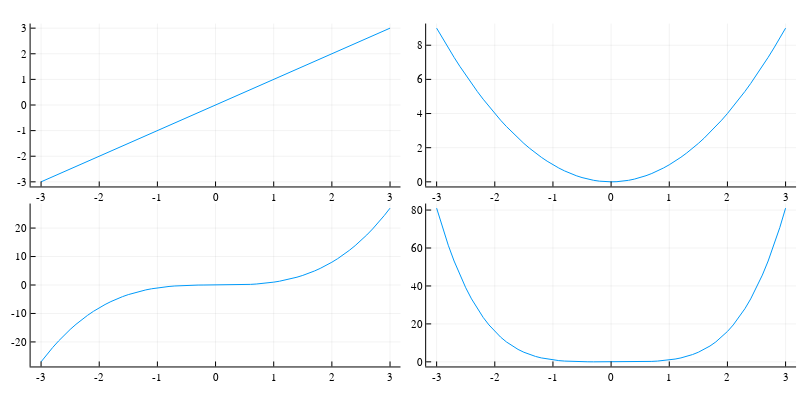

Notebook cell for this chart:
### Code cell
plot(scatter!(y = [1.0, 4.0, 9.0]))

### Figure 1 — Plotly figure (JSON) as saved in the notebook; plotly's stock layout.template omitted (floating-point values rounded to 4 significant figures)
{"data": [{"colorbar": {"title": ""}, "legendgroup": "y1", "line": {"color": "rgba(0, 154, 250, 1.000)", "dash": "solid", "shape": "linear", "width": 1}, "mode": "lines", "name": "y1", "showlegend": true, "type": "scatter", "x": [-3, -2.9, -2.8, -2.7, -2.6, -2.5, -2.4, -2.3, -2.2, -2.1, -2, -1.9, -1.8, -1.7, -1.6, -1.5, -1.4, -1.3, -1.2, -1.1, -1, -0.9, -0.8, -0.7, -0.6, -0.5, -0.4, -0.3, -0.2, -0.1, 0, 0.1, 0.2, 0.3, 0.4, 0.5, 0.6, 0.7, 0.8, 0.9, 1, 1.1, 1.2, 1.3, 1.4, 1.5, 1.6, 1.7, 1.8, 1.9, 2, 2.1, 2.2, 2.3, 2.4, 2.5, 2.6, 2.7, 2.8, 2.9, 3], "xaxis": "x1", "y": [-3, -2.9, -2.8, -2.7, -2.6, -2.5, -2.4, -2.3, -2.2, -2.1, -2, -1.9, -1.8, -1.7, -1.6, -1.5, -1.4, -1.3, -1.2, -1.1, -1, -0.9, -0.8, -0.7, -0.6, -0.5, -0.4, -0.3, -0.2, -0.1, 0, 0.1, 0.2, 0.3, 0.4, 0.5, 0.6, 0.7, 0.8, 0.9, 1, 1.1, 1.2, 1.3, 1.4, 1.5, 1.6, 1.7, 1.8, 1.9, 2, 2.1, 2.2, 2.3, 2.4, 2.5, 2.6, 2.7, 2.8, 2.9, 3], "yaxis": "y1", "zmax": null, "zmin": null}, {"colorbar": {"title": ""}, "legendgroup": "y1", "line": {"color": "rgba(0, 154, 250, 1.000)", "dash": "solid", "shape": "linear", "width": 1}, "mode": "lines", "name": "y1", "showlegend": true, "type": "scatter", "x": [-3, -2.9, -2.8, -2.7, -2.6, -2.5, -2.4, -2.3, -2.2, -2.1, -2, -1.9, -1.8, -1.7, -1.6, -1.5, -1.4, -1.3, -1.2, -1.1, -1, -0.9, -0.8, -0.7, -0.6, -0.5, -0.4, -0.3, -0.2, -0.1, 0, 0.1, 0.2, 0.3, 0.4, 0.5, 0.6, 0.7, 0.8, 0.9, 1, 1.1, 1.2, 1.3, 1.4, 1.5, 1.6, 1.7, 1.8, 1.9, 2, 2.1, 2.2, 2.3, 2.4, 2.5, 2.6, 2.7, 2.8, 2.9, 3], "xaxis": "x2", "y": [9, 8.41, 7.84, 7.29, 6.76, 6.25, 5.76, 5.29, 4.84, 4.41, 4, 3.61, 3.24, 2.89, 2.56, 2.25, 1.96, 1.69, 1.44, 1.21, 1, 0.81, 0.64, 0.49, 0.36, 0.25, 0.16, 0.09, 0.04, 0.01, 0, 0.01, 0.04, 0.09, 0.16, 0.25, 0.36, 0.49, 0.64, 0.81, 1, 1.21, 1.44, 1.69, 1.96, 2.25, 2.56, 2.89, 3.24, 3.61, 4, 4.41, 4.84, 5.29, 5.76, 6.25, 6.76, 7.29, 7.84, 8.41, 9], "yaxis": "y2", "zmax": null, "zmin": null}, {"colorbar": {"title": ""}, "legendgroup": "y1", "line": {"color": "rgba(0, 154, 250, 1.000)", "dash": "solid", "shape": "linear", "width": 1}, "mode": "lines", "name": "y1", "showlegend": true, "type": "scatter", "x": [-3, -2.9, -2.8, -2.7, -2.6, -2.5, -2.4, -2.3, -2.2, -2.1, -2, -1.9, -1.8, -1.7, -1.6, -1.5, -1.4, -1.3, -1.2, -1.1, -1, -0.9, -0.8, -0.7, -0.6, -0.5, -0.4, -0.3, -0.2, -0.1, 0, 0.1, 0.2, 0.3, 0.4, 0.5, 0.6, 0.7, 0.8, 0.9, 1, 1.1, 1.2, 1.3, 1.4, 1.5, 1.6, 1.7, 1.8, 1.9, 2, 2.1, 2.2, 2.3, 2.4, 2.5, 2.6, 2.7, 2.8, 2.9, 3], "xaxis": "x3", "y": [-27, -24.39, -21.95, -19.68, -17.58, -15.62, -13.82, -12.17, -10.65, -9.261, -8, -6.859, -5.832, -4.913, -4.096, -3.375, -2.744, -2.197, -1.728, -1.331, -1, -0.729, -0.512, -0.343, -0.216, -0.125, -0.064, -0.027, -0.008, -0.001, 0, 0.001, 0.008, 0.027, 0.064, 0.125, 0.216, 0.343, 0.512, 0.729, 1, 1.331, 1.728, 2.197, 2.744, 3.375, 4.096, 4.913, 5.832, 6.859, 8, 9.261, 10.65, 12.17, 13.82, 15.62, 17.58, 19.68, 21.95, 24.39, 27], "yaxis": "y3", "zmax": null, "zmin": null}, {"colorbar": {"title": ""}, "legendgroup": "y1", "line": {"color": "rgba(0, 154, 250, 1.000)", "dash": "solid", "shape": "linear", "width": 1}, "mode": "lines", "name": "y1", "showlegend": true, "type": "scatter", "x": [-3, -2.9, -2.8, -2.7, -2.6, -2.5, -2.4, -2.3, -2.2, -2.1, -2, -1.9, -1.8, -1.7, -1.6, -1.5, -1.4, -1.3, -1.2, -1.1, -1, -0.9, -0.8, -0.7, -0.6, -0.5, -0.4, -0.3, -0.2, -0.1, 0, 0.1, 0.2, 0.3, 0.4, 0.5, 0.6, 0.7, 0.8, 0.9, 1, 1.1, 1.2, 1.3, 1.4, 1.5, 1.6, 1.7, 1.8, 1.9, 2, 2.1, 2.2, 2.3, 2.4, 2.5, 2.6, 2.7, 2.8, 2.9, 3], "xaxis": "x4", "y": [81, 70.73, 61.47, 53.14, 45.7, 39.06, 33.18, 27.98, 23.43, 19.45, 16, 13.03, 10.5, 8.352, 6.554, 5.062, 3.842, 2.856, 2.074, 1.464, 1, 0.6561, 0.4096, 0.2401, 0.1296, 0.0625, 0.0256, 0.0081, 0.0016, 0.0001, 0, 0.0001, 0.0016, 0.0081, 0.0256, 0.0625, 0.1296, 0.2401, 0.4096, 0.6561, 1, 1.464, 2.074, 2.856, 3.842, 5.062, 6.554, 8.352, 10.5, 13.03, 16, 19.45, 23.43, 27.98, 33.18, 39.06, 45.7, 53.14, 61.47, 70.73, 81], "yaxis": "y4", "zmax": null, "zmin": null}], "layout": {"annotations": [], "height": 400, "margin": {"b": 20, "l": 0, "r": 0, "t": 20}, "paper_bgcolor": "rgba(255, 255, 255, 1.000)", "plot_bgcolor": "rgba(255, 255, 255, 1.000)", "showlegend": false, "width": 800, "xaxis1": {"anchor": "y1", "domain": [0.03825, 0.5006], "gridcolor": "rgba(0, 0, 0, 0.100)", "gridwidth": 0.5, "linecolor": "rgba(0, 0, 0, 1.000)", "mirror": false, "range": [-3.18, 3.18], "showgrid": true, "showline": true, "showticklabels": true, "tickangle": 0, "tickcolor": "rgb(0, 0, 0)", "tickfont": {"color": "rgba(0, 0, 0, 1.000)", "family": "sans-serif", "size": 11}, "tickmode": "array", "ticks": "inside", "ticktext": ["-3", "-2", "-1", "0", "1", "2", "3"], "tickvals": [-3, -2, -1, 0, 1, 2, 3], "title": "", "titlefont": {"color": "rgba(0, 0, 0, 1.000)", "family": "sans-serif", "size": 15}, "type": "-", "visible": true, "zeroline": false, "zerolinecolor": "rgba(0, 0, 0, 1.000)"}, "xaxis2": {"anchor": "y2", "domain": [0.5327, 0.9951], "gridcolor": "rgba(0, 0, 0, 0.100)", "gridwidth": 0.5, "linecolor": "rgba(0, 0, 0, 1.000)", "mirror": false, "range": [-3.18, 3.18], "showgrid": true, "showline": true, "showticklabels": true, "tickangle": 0, "tickcolor": "rgb(0, 0, 0)", "tickfont": {"color": "rgba(0, 0, 0, 1.000)", "family": "sans-serif", "size": 11}, "tickmode": "array", "ticks": "inside", "ticktext": ["-3", "-2", "-1", "0", "1", "2", "3"], "tickvals": [-3, -2, -1, 0, 1, 2, 3], "title": "", "titlefont": {"color": "rgba(0, 0, 0, 1.000)", "family": "sans-serif", "size": 15}, "type": "-", "visible": true, "zeroline": false, "zerolinecolor": "rgba(0, 0, 0, 1.000)"}, "xaxis3": {"anchor": "y3", "domain": [0.03825, 0.5006], "gridcolor": "rgba(0, 0, 0, 0.100)", "gridwidth": 0.5, "linecolor": "rgba(0, 0, 0, 1.000)", "mirror": false, "range": [-3.18, 3.18], "showgrid": true, "showline": true, "showticklabels": true, "tickangle": 0, "tickcolor": "rgb(0, 0, 0)", "tickfont": {"color": "rgba(0, 0, 0, 1.000)", "family": "sans-serif", "size": 11}, "tickmode": "array", "ticks": "inside", "ticktext": ["-3", "-2", "-1", "0", "1", "2", "3"], "tickvals": [-3, -2, -1, 0, 1, 2, 3], "title": "", "titlefont": {"color": "rgba(0, 0, 0, 1.000)", "family": "sans-serif", "size": 15}, "type": "-", "visible": true, "zeroline": false, "zerolinecolor": "rgba(0, 0, 0, 1.000)"}, "xaxis4": {"anchor": "y4", "domain": [0.5327, 0.9951], "gridcolor": "rgba(0, 0, 0, 0.100)", "gridwidth": 0.5, "linecolor": "rgba(0, 0, 0, 1.000)", "mirror": false, "range": [-3.18, 3.18], "showgrid": true, "showline": true, "showticklabels": true, "tickangle": 0, "tickcolor": "rgb(0, 0, 0)", "tickfont": {"color": "rgba(0, 0, 0, 1.000)", "family": "sans-serif", "size": 11}, "tickmode": "array", "ticks": "inside", "ticktext": ["-3", "-2", "-1", "0", "1", "2", "3"], "tickvals": [-3, -2, -1, 0, 1, 2, 3], "title": "", "titlefont": {"color": "rgba(0, 0, 0, 1.000)", "family": "sans-serif", "size": 15}, "type": "-", "visible": true, "zeroline": false, "zerolinecolor": "rgba(0, 0, 0, 1.000)"}, "yaxis1": {"anchor": "x1", "domain": [0.5376, 0.9902], "gridcolor": "rgba(0, 0, 0, 0.100)", "gridwidth": 0.5, "linecolor": "rgba(0, 0, 0, 1.000)", "mirror": false, "range": [-3.18, 3.18], "showgrid": true, "showline": true, "showticklabels": true, "tickangle": 0, "tickcolor": "rgb(0, 0, 0)", "tickfont": {"color": "rgba(0, 0, 0, 1.000)", "family": "sans-serif", "size": 11}, "tickmode": "array", "ticks": "inside", "ticktext": ["-3", "-2", "-1", "0", "1", "2", "3"], "tickvals": [-3, -2, -1, 0, 1, 2, 3], "title": "", "titlefont": {"color": "rgba(0, 0, 0, 1.000)", "family": "sans-serif", "size": 15}, "type": "-", "visible": true, "zeroline": false, "zerolinecolor": "rgba(0, 0, 0, 1.000)"}, "yaxis2": {"anchor": "x2", "domain": [0.5376, 0.9902], "gridcolor": "rgba(0, 0, 0, 0.100)", "gridwidth": 0.5, "linecolor": "rgba(0, 0, 0, 1.000)", "mirror": false, "range": [-0.27, 9.27], "showgrid": true, "showline": true, "showticklabels": true, "tickangle": 0, "tickcolor": "rgb(0, 0, 0)", "tickfont": {"color": "rgba(0, 0, 0, 1.000)", "family": "sans-serif", "size": 11}, "tickmode": "array", "ticks": "inside", "ticktext": ["0", "2", "4", "6", "8"], "tickvals": [0, 2, 4, 6, 8], "title": "", "titlefont": {"color": "rgba(0, 0, 0, 1.000)", "family": "sans-serif", "size": 15}, "type": "-", "visible": true, "zeroline": false, "zerolinecolor": "rgba(0, 0, 0, 1.000)"}, "yaxis3": {"anchor": "x3", "domain": [0.03762, 0.4902], "gridcolor": "rgba(0, 0, 0, 0.100)", "gridwidth": 0.5, "linecolor": "rgba(0, 0, 0, 1.000)", "mirror": false, "range": [-28.62, 28.62], "showgrid": true, "showline": true, "showticklabels": true, "tickangle": 0, "tickcolor": "rgb(0, 0, 0)", "tickfont": {"color": "rgba(0, 0, 0, 1.000)", "family": "sans-serif", "size": 11}, "tickmode": "array", "ticks": "inside", "ticktext": ["-20", "-10", "0", "10", "20"], "tickvals": [-20, -10, 0, 10, 20], "title": "", "titlefont": {"color": "rgba(0, 0, 0, 1.000)", "family": "sans-serif", "size": 15}, "type": "-", "visible": true, "zeroline": false, "zerolinecolor": "rgba(0, 0, 0, 1.000)"}, "yaxis4": {"anchor": "x4", "domain": [0.03762, 0.4902], "gridcolor": "rgba(0, 0, 0, 0.100)", "gridwidth": 0.5, "linecolor": "rgba(0, 0, 0, 1.000)", "mirror": false, "range": [-2.43, 83.43], "showgrid": true, "showline": true, "showticklabels": true, "tickangle": 0, "tickcolor": "rgb(0, 0, 0)", "tickfont": {"color": "rgba(0, 0, 0, 1.000)", "family": "sans-serif", "size": 11}, "tickmode": "array", "ticks": "inside", "ticktext": ["0", "20", "40", "60", "80"], "tickvals": [0, 20, 40, 60, 80], "title": "", "titlefont": {"color": "rgba(0, 0, 0, 1.000)", "family": "sans-serif", "size": 15}, "type": "-", "visible": true, "zeroline": false, "zerolinecolor": "rgba(0, 0, 0, 1.000)"}}}
